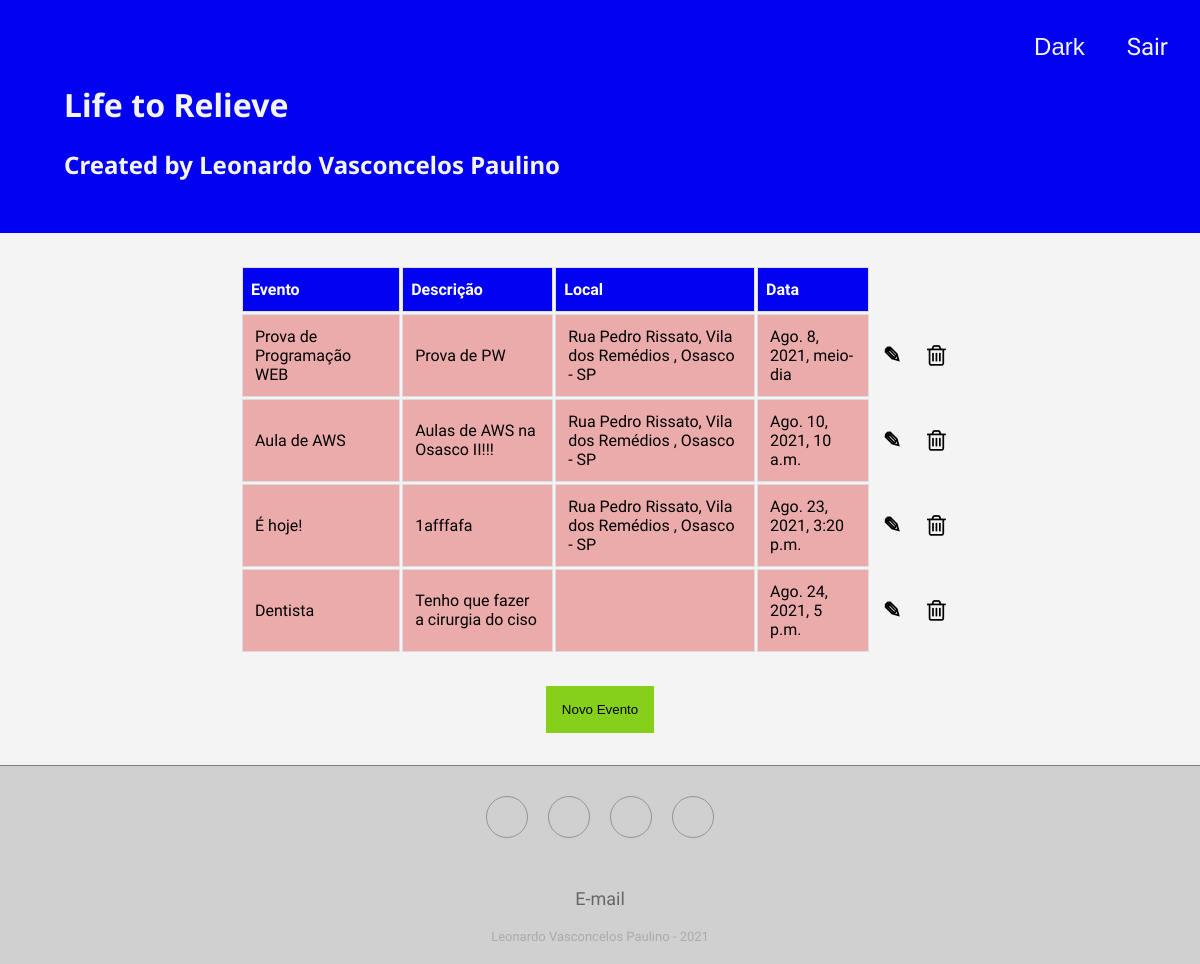
Page /agenda/ (signed in) on the earlier database version.
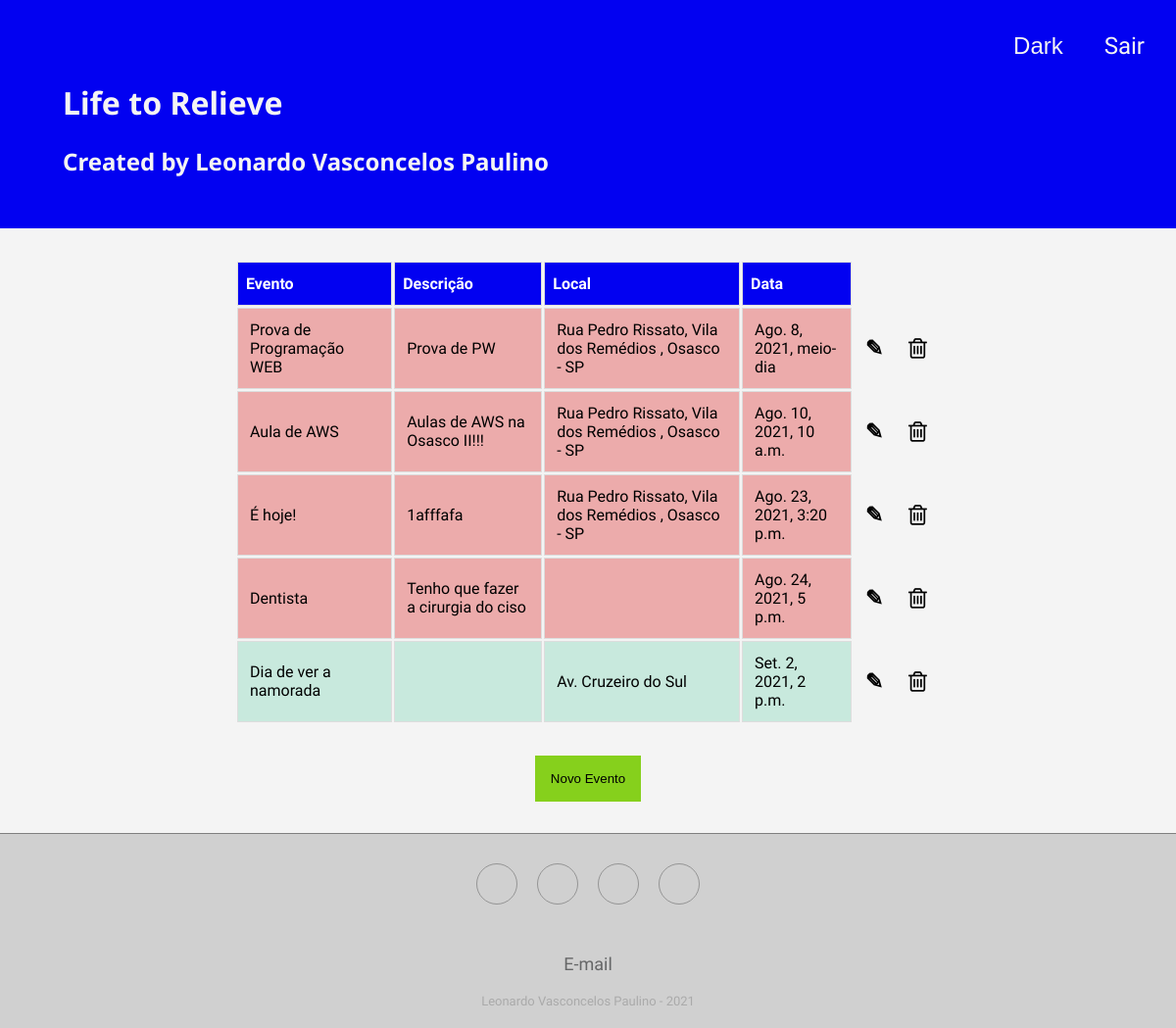
Same page on the later database version.
### core/models.py (models this page shows, shortened)
class Evento(models.Model):
    titulo = models.CharField(max_length=100)
    descricao = models.TextField(blank=True, null=True)
    data_evento = models.DateTimeField(verbose_name='Data do Evento')
    local_evento = models.CharField(max_length=150, blank=True, null=True)
    data_criacao = models.DateTimeField(auto_now=True)
    usuario = models.ForeignKey(User, on_delete=models.CASCADE)
    class Meta:
        db_table = 'evento'
    def get_evento_atrasado(self):
        if self.data_evento < datetime.now():
            return True
        else:
            return False
    def get_data_compare(self):
        return self.data_evento.strftime('%Y-%m-%d')
    def get_evento_dia(self):
        today = date.today().strftime('%Y-%m-%d')
        data = self.get_data_compare()
        if data == today:
            return True
        else:
            return False

### core/views.py (the view)
# urls.py: path('agenda/', views.lista_eventos),
@login_required(login_url='/login/')
def lista_eventos(request):
    usuario = request.user
    evento = Evento.objects.filter(usuario=usuario).order_by('data_evento')
    response = {'eventos': evento}
    return render(request, 'agenda.html', response)

### templates/agenda.html (shortened to what this page needs)
{% extends "model-page.html" %}
{% block content %}
<link rel="stylesheet" href="https://cdnjs.cloudflare.com/ajax/libs/font-awesome/4.7.0/css/font-awesome.min.css">
{% load static %}
<link href="{% static "css/page.css" %}" rel="stylesheet">
    <table class="tabela">
        <tr>
            <th>Evento</th>
            <th>Descrição</th>
            <th>Local</th>
            <th>Data</th>
        </tr>
        {% for evento in eventos %}
        {% if evento.get_evento_atrasado %}
            <tr class="atrasado">
                <td>{{ evento.titulo }}</td>
                <td>
                    {% if evento.descricao == None %}
                    {% else %}
                        {{ evento.descricao }}
                    {% endif %}
                </td>
                <td>
                    {% if evento.local_evento == None %}
                    {% else %}
                        {{ evento.local_evento }}
                    {% endif %}
                </td>
                <td>{{ evento.data_evento }}</td>
                <td class="transp">
                    <a href="evento/?id={{ evento.id }}" class="pencil"> ✎ </a>
                </td>
                <td class="transp">
                    <a href="evento/delete/{{ evento.id }}"> <i class="fa">&#xf014;</i> </a>
                </td>
            </tr>
        {% else %}
            <div>
            <tr class="emDia">
                <td>{{ evento.titulo }}</td>
                <td>
                </td>
                <td>
                    {% if evento.local_evento == None %}
                    {% else %}
                        {{ evento.local_evento }}
                    {% endif %}
                </td>
                <td>{{ evento.data_evento }}</td>
                <td class="transp">
                    <a href="evento/?id={{ evento.id }}" class="pencil"> ✎ </a>
                </td>
                <td class="transp">
                    <a href="evento/delete/{{ evento.id }}"> <i class="fa">&#xf014;</i> </a>
                </td>
            </tr>
        {% endif %}
        {% endfor %}
    </table>
    <div class="perimetro">
        <a href="evento/">
            <input type="button" class="btn_nv" value="Novo Evento"/>
        </a>
    </div>
{% endblock %}

Differences in the rows shown:
added Evento: titulo "Dia de ver a namorada", local_evento "Av. Cruzeiro do Sul", data_evento "Set. 2, 2021, 2 p.m."
